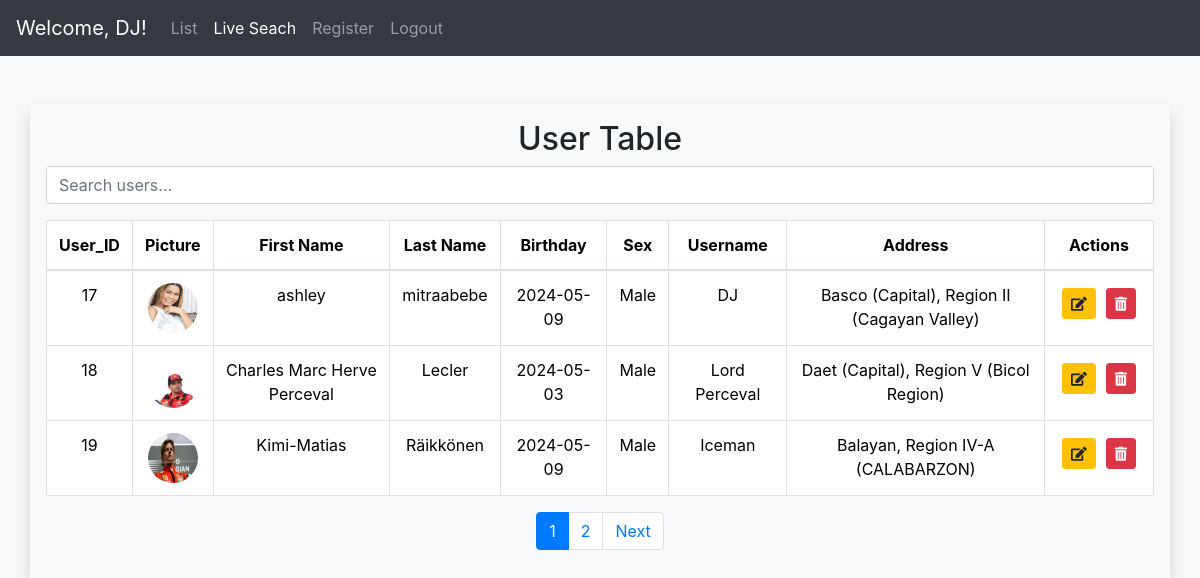
The app's page /livesearch.php (signed in) with its own data.
### tables this page shows
CREATE TABLE `users` (
  `user_id` int(11) NOT NULL,
  `username` varchar(255) DEFAULT NULL,
  `passwords` varchar(255) DEFAULT NULL,
  `first_name` varchar(225) DEFAULT NULL,
  `last_name` varchar(225) DEFAULT NULL,
  `user_email` varchar(255) NOT NULL,
  `birthday` date DEFAULT NULL,
  `sex` varchar(225) DEFAULT NULL,
  `user_profile` varchar(225) NOT NULL
);

### livesearch.php (the view, shortened to what this page needs)
<?php
$con = new database();
$html = '';
try {
    $connection = $con->opencon();
    $recordsPerPage = 3;
    $currentPage = isset($_GET['page']) ? (int)$_GET['page'] : 1;
    $offset = ($currentPage - 1) * $recordsPerPage;
    $totalQuery = $connection->prepare("SELECT COUNT(*) AS total FROM users");
    $totalQuery->execute();
    $totalRecords = $totalQuery->fetch(PDO::FETCH_ASSOC)['total'];
    $totalPages = ceil($totalRecords / $recordsPerPage);
    $query = $connection->prepare("SELECT users.user_id, users.first_name, users.last_name, users.birthday, users.sex, users.username, users.user_profile, CONCAT(users_address.Users_add_city, ', ', users_address.User_add_province) AS address FROM users INNER JOIN users_address ON users.user_id = users_address.user_id LIMIT :offset, :recordsPerPage");
    $query->bindParam(':offset', $offset, PDO::PARAM_INT);
    $query->bindParam(':recordsPerPage', $recordsPerPage, PDO::PARAM_INT);
    $query->execute();
    $users = $query->fetchAll(PDO::FETCH_ASSOC);
    foreach ($users as $user) {
        $html .= '<tr>';
        $html .= '<td>' . $user['user_id'] . '</td>';
        $html .= '<td><img src="' . htmlspecialchars($user['user_profile']) . '" alt="Profile Picture" style="width: 50px; height: 50px; border-radius: 50%;"></td>';
        $html .= '<td>' . $user['first_name'] . '</td>';
        $html .= '<td>' . $user['last_name'] . '</td>';
        $html .= '<td>' . $user['birthday'] . '</td>';
        $html .= '<td>' . $user['sex'] . '</td>';
        $html .= '<td>' . $user['username'] . '</td>';
        $html .= '<td>' . $user['address'] . '</td>';
        $html .= '<td>';
        $html .= '<div class="btn-group" role="group">';
        $html .= '<form action="update.php" method="post" style="display: inline;">';
        $html .= '<input type="hidden" name="id" value=".'. $user['user_id'].'">';
        $html .= '<button type="submit" class="btn btn-warning btn-sm"><i class="fas fa-edit"></i></button>';
        $html .= '</button>';
        $html .= '</form>';
        $html .= '<form method="POST" class="d-inline">';
        $html .= '<input type="hidden" name="id" value=".'. $user['user_id'].'">';
        $html .= '<button type="submit" name="delete" class="btn btn-danger btn-sm" onclick="return confirm("Are you sure you want to delete this user?")">';
        $html .= '<i class="fas fa-trash-alt"></i>';
        $html .= '</button>';
        $html .= '</form>';
        $html .= '</td>';
        $html .= '</tr>';
    }
    $paginationHtml = '';
    if ($totalPages > 1) {
        $paginationHtml .= '<nav><ul class="pagination justify-content-center">';
        for ($i = 1; $i <= $totalPages; $i++) {
            $active = $i == $currentPage ? ' active' : '';
            $paginationHtml .= '<li class="page-item' . $active . '"><a class="page-link" href="?page=' . $i . '">' . $i . '</a></li>';
        }
        if ($currentPage < $totalPages) {
            $paginationHtml .= '<li class="page-item"><a class="page-link" href="?page=' . ($currentPage + 1) . '">Next</a></li>';
        }
        $paginationHtml .= '</ul></nav>';
    }
} catch (PDOException $e) {
    echo json_encode(['error' => $e->getMessage()]);
}
?>
<!DOCTYPE html>
<html lang="en">
<head>
  <link rel="stylesheet" href="./bootstrap-5.3.3-dist/css/bootstrap.css">
  <link href="https://stackpath.bootstrapcdn.com/bootstrap/4.5.2/css/bootstrap.min.css" rel="stylesheet">
  <link rel="stylesheet" href="https://cdnjs.cloudflare.com/ajax/libs/font-awesome/5.15.4/css/all.min.css">
  <link rel="stylesheet" href="includes/style.css?v=<?php echo time(); ?>">
</head>
<body>
<?php include('includes/navbar.php'); ?>
<div class="container user-info rounded shadow p-3 my-5">
    <h2 class="text-center mb-2">User Table</h2>
    <div class="mb-3">
        <input type="text" id="search" class="form-control" placeholder="Search users...">
    </div>
    <div class="table-responsive text-center">
        <table class="table table-bordered">
            <thead>
                <tr>
                    <th>User_ID</th>
                    <th>Picture</th>
                    <th>First Name</th>
                    <th>Last Name</th>
                    <th>Birthday</th>
                    <th>Sex</th>
                    <th>Username</th>
                    <th>Address</th>
                    <th>Actions</th>
                </tr>
            </thead>
            <tbody id="userTableBody">
                <?php echo $html; ?>
            </tbody>
        </table>
    </div>
    <?php echo $paginationHtml; ?>
</div>
</body>
</html>

### includes/style.css (style rules this page uses)
body { background-color: #f8f9fa; }
.btn { margin: 5px; }

### records on screen
users: user_id "17", user_profile (picture), first_name "ashley", last_name "mitraabebe", birthday "2024-05-09", sex "Male", username "DJ", address "Basco (Capital), Region II (Cagayan Valley)"
users: user_id "18", user_profile (picture), first_name "Charles Marc Herve Perceval", last_name "Lecler", birthday "2024-05-03", sex "Male", username "Lord Perceval", address "Daet (Capital), Region V (Bicol Region)"
users: user_id "19", user_profile (picture), first_name "Kimi-Matias", last_name "Räikkönen", birthday "2024-05-09", sex "Male", username "Iceman", address "Balayan, Region IV-A (CALABARZON)"

### other values on screen
$_SESSION['username'] "DJ"
